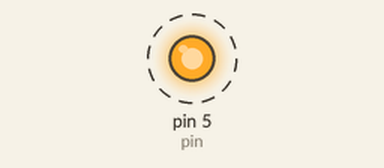
Recording of a sketch running on a simulated Arduino Uno, built with avr-gcc and run on an emulated ATmega328P. Shown: output pins drawn as LEDs (lit = HIGH). Dashed ring = blinking.

Above: at 0.12 s.
Timing chart, 0 to 3.0 s (numbered marks = the images above):
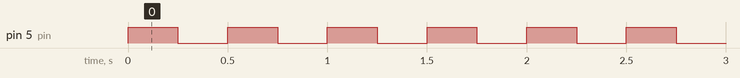

Measured:
- by itself, pin 5 (pin): alternates HIGH for 0.25 s and LOW for 0.25 s

The sketch:

P1-Led.ino
```cpp
//Blink an LED
int t=250;
int pin=5;

void setup() {
  pinMode(pin,OUTPUT);
}

void loop() {
  digitalWrite(pin,HIGH);
  delay(t);
  digitalWrite(pin,LOW);
  delay(t);
}
```
